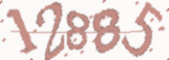
#> input picture data/12885.png, 169 x 60 px; its folder holds 4 pictures in this run
$ python preprocess.py   (older library calls are emulated)
#> lines starting #> are read from the running program, lines starting #| are printed output that depends on the picture
import os
import scipy.misc
import numpy as np


def get_data(debug=False):
#> called with debug = False
    file_set = os.listdir('data/')

    x_data = list()
    y_data = list()

    for f in file_set:
        im = scipy.misc.imread('data/{}'.format(f), flatten=False, mode='RGB')
#> im is the input picture: shape (60, 169, 3); mean R, G, B 231.8, 216.2, 212.6
        ims = scipy.misc.imresize(im,(60, 160, 3))
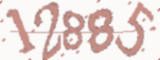
#> ims: shape (60, 160, 3); mean R, G, B 231.8, 216.2, 212.6
        x_data.append(ims)
        num = f.split('.')[0]
        N = len(num)
        y = np.zeros((N, 10))
        for n, i in enumerate(num):
            y[n][int(i)] = 1

        y_data.append(y)

    if debug:
        print(x_data.shape)
        print(y_data.shape)

    x_data = np.array(x_data)
    y_data = np.array(y_data)

    # return numpy array
    return x_data, y_data

if __name__ == '__main__':
    (X, Y) = get_data()
    print(X.shape)
#| (4, 60, 160, 3)
    print(Y.shape)
#| (4, 5, 10)
